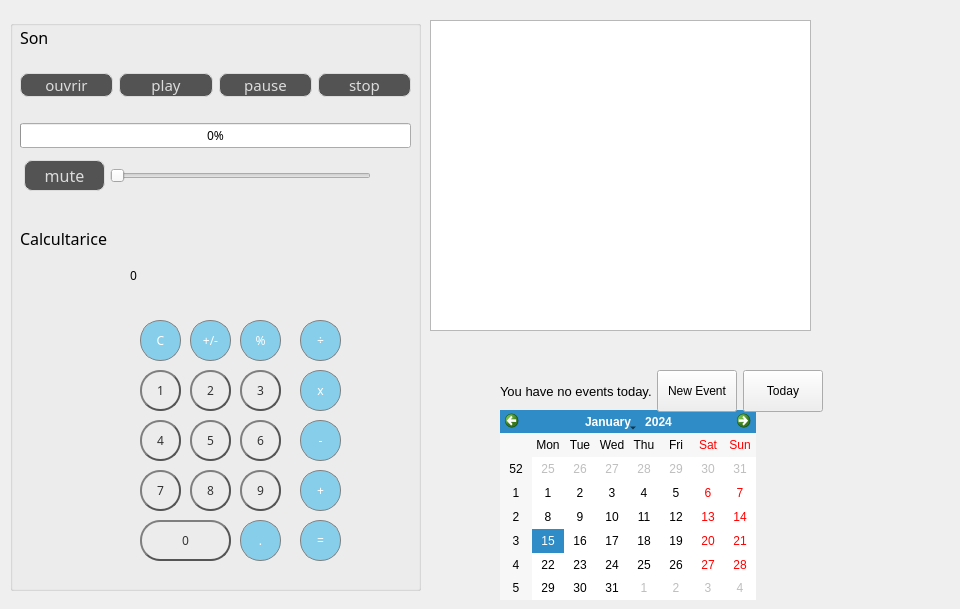
   <widget class="QWidget" name="page">
    <widget class="QGroupBox" name="groupBox_5">
     <property name="geometry">
      <rect>
       <x>10</x>
       <y>20</y>
       <width>411</width>
       <height>571</height>
      </rect>
     </property>
     <property name="title">
      <string/>
     </property>
     <widget class="QWidget" name="layoutWidget">
      <property name="geometry">
       <rect>
        <x>10</x>
        <y>30</y>
        <width>391</width>
        <height>71</height>
       </rect>
      </property>
      <layout class="QHBoxLayout" name="horizontalLayout_159">
       <item>
        <widget class="QPushButton" name="ouvrir_media">
         <property name="font">
          <font>
           <family>Segoe Print</family>
           <pointsize>11</pointsize>
           <weight>50</weight>
           <bold>false</bold>
          </font>
         </property>
         <property name="styleSheet">
          <string notr="true">QPushButton {
color: #dcdcdc;
background:#535353;
border: none;

border: 1px solid #DCDCDC;
border-radius: 8px;
width:60px;
}
QPushButton:hover {
color:#fff;
background: #87CEEB;
border: none;
}
</string>
         </property>
         <property name="text">
          <string>ouvrir</string>
         </property>
        </widget>
       </item>
       <item>
        <widget class="QPushButton" name="play_media">
         <property name="font">
          <font>
           <family>Segoe Print</family>
           <pointsize>11</pointsize>
           <weight>50</weight>
           <bold>false</bold>
          </font>
         </property>
         <property name="styleSheet">
          <string notr="true">QPushButton {
color: #dcdcdc;
background:#535353;
border: none;

border: 1px solid #DCDCDC;
border-radius: 8px;
}
QPushButton:hover {
color:#fff;
background: #87CEEB;
border: none;
}</string>
         </property>
         <property name="text">
          <string>play</string>
         </property>
        </widget>
       </item>
       <item>
        <widget class="QPushButton" name="pause_media">
         <property name="font">
          <font>
           <family>Segoe Print</family>
           <pointsize>11</pointsize>
           <weight>50</weight>
           <bold>false</bold>
          </font>
         </property>
         <property name="styleSheet">
          <string notr="true">QPushButton {
color: #dcdcdc;
background:#535353;
border: none;

border: 1px solid #DCDCDC;
border-radius: 8px;
}
QPushButton:hover {
color:#fff;
background: #87CEEB;
border: none;
}</string>
         </property>
         <property name="text">
          <string>pause</string>
         </property>
        </widget>
       </item>
       <item>
        <widget class="QPushButton" name="stop_media">
         <property name="font">
          <font>
           <family>Segoe Print</family>
           <pointsize>11</pointsize>
           <weight>50</weight>
           <bold>false</bold>
          </font>
         </property>
         <property name="styleSheet">
          <string notr="true">QPushButton {
color: #dcdcdc;
background:#535353;
border: none;

border: 1px solid #DCDCDC;
border-radius: 8px;
}
QPushButton:hover {
color:#fff;
background: #87CEEB;
border: none;
}</string>
         </property>
         <property name="text">
          <string>stop</string>
         </property>
        </widget>
       </item>
      </layout>
     </widget>
     <widget class="QLabel" name="label_29">
      <property name="geometry">
       <rect>
        <x>10</x>
        <y>10</y>
        <width>47</width>
        <height>14</height>
       </rect>
      </property>
      <property name="font">
       <font>
        <family>Segoe Print</family>
        <pointsize>12</pointsize>
        <weight>50</weight>
        <bold>false</bold>
       </font>
      </property>
      <property name="text">
       <string>Son</string>
      </property>
     </widget>
     <widget class="QWidget" name="verticalLayoutWidget">
      <property name="geometry">
       <rect>
        <x>10</x>
        <y>100</y>
        <width>391</width>
        <height>31</height>
       </rect>
      </property>
      <layout class="QVBoxLayout" name="verticalLayout">
       <item>
        <widget class="QProgressBar" name="avancement_media">
         <property name="font">
          <font>
           <family>Segoe Print</family>
          </font>
         </property>
         <property name="value">
          <number>0</number>
         </property>
        </widget>
       </item>
      </layout>
     </widget>
     <widget class="QPushButton" name="mute_media">
      <property name="geometry">
       <rect>
        <x>14</x>
        <y>140</y>
        <width>81</width>
        <height>31</height>
       </rect>
      </property>
      <property name="font">
       <font>
        <family>Segoe Print</family>
        <pointsize>12</pointsize>
        <weight>50</weight>
        <bold>false</bold>
       </font>
      </property>
      <property name="styleSheet">
       <string notr="true">QPushButton {
color: #dcdcdc;
background:#535353;
border: none;

border: 1px solid #DCDCDC;
border-radius: 8px;
}
QPushButton:hover {
color:#fff;
background: #87CEEB;
border: none;
}</string>
      </property>
      <property name="text">
       <string>mute</string>
      </property>
     </widget>
     <widget class="QSlider" name="volume_media">
      <property name="geometry">
       <rect>
        <x>100</x>
        <y>140</y>
        <width>261</width>
        <height>31</height>
       </rect>
      </property>
      <property name="styleSheet">
       <string notr="true"/>
      </property>
      <property name="orientation">
       <enum>Qt::Horizontal</enum>
      </property>
     </widget>
     <widget class="QLabel" name="label_54">
      <property name="geometry">
       <rect>
        <x>10</x>
        <y>210</y>
        <width>101</width>
        <height>16</height>
       </rect>
      </property>
      <property name="font">
       <font>
        <family>Segoe Print</family>
        <pointsize>12</pointsize>
       </font>
      </property>
      <property name="text">
       <string>Calcultarice</string>
      </property>
     </widget>
     <widget class="QPushButton" name="pushButton_7">
      <property name="geometry">
       <rect>
        <x>130</x>
        <y>450</y>
        <width>41</width>
        <height>41</height>
       </rect>
      </property>
      <property name="font">
       <font>
        <family>Segoe Print</family>
       </font>
      </property>
      <property name="styleSheet">
       <string notr="true">QPushButton {
color: #333;
border: 2px solid #555;
border-radius: 20px;
border-style: outset;
background: qradialgradient(
cx: 0.3, cy: -0.4, fx: 0.3, fy: -0.4,
radius: 1.35, stop: 0 #fff, stop: 1 #888
);
padding: 5px;
}

QPushButton:hover {
background: qradialgradient(
cx: 0.3, cy: -0.4, fx: 0.3, fy: -0.4,
radius: 1.35, stop: 0 #fff, stop: 1 #bbb
);
}

QPushButton:pressed {
border-style: inset;
background: qradialgradient(
cx: 0.4, cy: -0.1, fx: 0.4, fy: -0.1,
radius: 1.35, stop: 0 #fff, stop: 1 #ddd
);
}</string>
      </property>
      <property name="text">
       <string>7</string>
      </property>
     </widget>
     <widget class="QPushButton" name="pushButton_3">
      <property name="geometry">
       <rect>
        <x>230</x>
        <y>350</y>
        <width>41</width>
        <height>41</height>
       </rect>
      </property>
      <property name="font">
       <font>
        <family>Segoe Print</family>
       </font>
      </property>
      <property name="styleSheet">
       <string notr="true">QPushButton {
color: #333;
border: 2px solid #555;
border-radius: 20px;
border-style: outset;
background: qradialgradient(
cx: 0.3, cy: -0.4, fx: 0.3, fy: -0.4,
radius: 1.35, stop: 0 #fff, stop: 1 #888
);
padding: 5px;
}

QPushButton:hover {
background: qradialgradient(
cx: 0.3, cy: -0.4, fx: 0.3, fy: -0.4,
radius: 1.35, stop: 0 #fff, stop: 1 #bbb
);
}

QPushButton:pressed {
border-style: inset;
background: qradialgradient(
cx: 0.4, cy: -0.1, fx: 0.4, fy: -0.1,
radius: 1.35, stop: 0 #fff, stop: 1 #ddd
);
}</string>
      </property>
      <property name="text">
       <string>3</string>
      </property>
     </widget>
     <widget class="QPushButton" name="pushButton_minus">
      <property name="geometry">
       <rect>
        <x>290</x>
        <y>400</y>
        <width>41</width>
        <height>41</height>
       </rect>
      </property>
      <property name="font">
       <font>
        <family>Segoe Print</family>
       </font>
      </property>
      <property name="styleSheet">
       <string notr="true">/* (Clear,+/-,%,. buttons) Unary Operations Buttons Stylesheet */

QPushButton {
  background-color: rgb(215, 215, 215);
  border: 2px solid #555;
border-radius: 20px;
border-style: outset;
}
QPushButton:pressed {
    background-color: qlineargradient(x1: 0, y1: 0, x2: 0, y2: 1,
                                      stop: 0 #BEBEBE, stop: 1 #D7D7D7);
}
/* End Unary Operations Buttons Stylesheet */

/* (Orange buttons) Operations Buttons Stylesheet */
QPushButton {
  background-color:#87CEEB;
  color: white; 
  border: 1px solid gray;
}

QPushButton:pressed {
    background-color: qlineargradient(x1: 0, y1: 0, x2: 0, y2: 1,
                                      stop: 0 #FF7832, stop: 1 #FF9739);
}
</string>
      </property>
      <property name="text">
       <string>-</string>
      </property>
     </widget>
     <widget class="QPushButton" name="pushButton_4">
      <property name="geometry">
       <rect>
        <x>130</x>
        <y>400</y>
        <width>41</width>
        <height>41</height>
       </rect>
      </property>
      <property name="font">
       <font>
        <family>Segoe Print</family>
       </font>
      </property>
      <property name="styleSheet">
       <string notr="true">QPushButton {
color: #333;
border: 2px solid #555;
border-radius: 20px;
border-style: outset;
background: qradialgradient(
cx: 0.3, cy: -0.4, fx: 0.3, fy: -0.4,
radius: 1.35, stop: 0 #fff, stop: 1 #888
);
padding: 5px;
}

QPushButton:hover {
background: qradialgradient(
cx: 0.3, cy: -0.4, fx: 0.3, fy: -0.4,
radius: 1.35, stop: 0 #fff, stop: 1 #bbb
);
}

QPushButton:pressed {
border-style: inset;
background: qradialgradient(
cx: 0.4, cy: -0.1, fx: 0.4, fy: -0.1,
radius: 1.35, stop: 0 #fff, stop: 1 #ddd
);
}</string>
      </property>
      <property name="text">
       <string>4</string>
      </property>
     </widget>
     <widget class="QPushButton" name="pushButton_dot">
      <property name="geometry">
       <rect>
        <x>230</x>
        <y>500</y>
        <width>41</width>
        <height>41</height>
       </rect>
      </property>
      <property name="font">
       <font>
        <family>Segoe Print</family>
       </font>
      </property>
      <property name="styleSheet">
       <string notr="true">/* (Clear,+/-,%,. buttons) Unary Operations Buttons Stylesheet */

QPushButton {
  background-color: rgb(215, 215, 215);
  border: 2px solid #555;
border-radius: 20px;
border-style: outset;
}
QPushButton:pressed {
    background-color: qlineargradient(x1: 0, y1: 0, x2: 0, y2: 1,
                                      stop: 0 #BEBEBE, stop: 1 #D7D7D7);
}
/* End Unary Operations Buttons Stylesheet */

/* (Orange buttons) Operations Buttons Stylesheet */
QPushButton {
  background-color:#87CEEB;
  color: white; 
  border: 1px solid gray;
}

QPushButton:pressed {
    background-color: qlineargradient(x1: 0, y1: 0, x2: 0, y2: 1,
                                      stop: 0 #FF7832, stop: 1 #FF9739);
}
</string>
      </property>
      <property name="text">
       <string>.</string>
      </property>
     </widget>
     <widget class="QPushButton" name="pushButton_0">
      <property name="geometry">
       <rect>
        <x>130</x>
        <y>500</y>
        <width>91</width>
        <height>41</height>
       </rect>
      </property>
      <property name="font">
       <font>
        <family>Segoe Print</family>
       </font>
      </property>
      <property name="styleSheet">
       <string notr="true">QPushButton {
color: #333;
border: 2px solid #555;
border-radius: 20px;
border-style: outset;
background: qradialgradient(
cx: 0.3, cy: -0.4, fx: 0.3, fy: -0.4,
radius: 1.35, stop: 0 #fff, stop: 1 #888
);
padding: 5px;
}

QPushButton:hover {
background: qradialgradient(
cx: 0.3, cy: -0.4, fx: 0.3, fy: -0.4,
radius: 1.35, stop: 0 #fff, stop: 1 #bbb
);
}

QPushButton:pressed {
border-style: inset;
background: qradialgradient(
cx: 0.4, cy: -0.1, fx: 0.4, fy: -0.1,
radius: 1.35, stop: 0 #fff, stop: 1 #ddd
);
}</string>
      </property>
      <property name="text">
       <string>0</string>
      </property>
     </widget>
     <widget class="QPushButton" name="pushButton_equals">
      <property name="geometry">
       <rect>
        <x>290</x>
        <y>500</y>
        <width>41</width>
        <height>41</height>
       </rect>
      </property>
      <property name="font">
       <font>
        <family>Segoe Print</family>
       </font>
      </property>
      <property name="styleSheet">
       <string notr="true">/* (Clear,+/-,%,. buttons) Unary Operations Buttons Stylesheet */

QPushButton {
  background-color: rgb(215, 215, 215);
  border: 2px solid #555;
border-radius: 20px;
border-style: outset;
}
QPushButton:pressed {
    background-color: qlineargradient(x1: 0, y1: 0, x2: 0, y2: 1,
                                      stop: 0 #BEBEBE, stop: 1 #D7D7D7);
}
/* End Unary Operations Buttons Stylesheet */

/* (Orange buttons) Operations Buttons Stylesheet */
QPushButton {
  background-color:#87CEEB;
  color: white; 
  border: 1px solid gray;
}

QPushButton:pressed {
    background-color: qlineargradient(x1: 0, y1: 0, x2: 0, y2: 1,
                                      stop: 0 #FF7832, stop: 1 #FF9739);
}
</string>
      </property>
      <property name="text">
       <string>=</string>
      </property>
     </widget>
     <widget class="QPushButton" name="pushButton_multiply">
      <property name="geometry">
       <rect>
        <x>290</x>
        <y>350</y>
        <width>41</width>
        <height>41</height>
       </rect>
      </property>
      <property name="font">
       <font>
        <family>Segoe Print</family>
       </font>
      </property>
      <property name="styleSheet">
       <string notr="true">/* (Clear,+/-,%,. buttons) Unary Operations Buttons Stylesheet */

QPushButton {
  background-color: rgb(215, 215, 215);
  border: 2px solid #555;
border-radius: 20px;
border-style: outset;
}
QPushButton:pressed {
    background-color: qlineargradient(x1: 0, y1: 0, x2: 0, y2: 1,
                                      stop: 0 #BEBEBE, stop: 1 #D7D7D7);
}
/* End Unary Operations Buttons Stylesheet */

/* (Orange buttons) Operations Buttons Stylesheet */
QPushButton {
  background-color:#87CEEB;
  color: white; 
  border: 1px solid gray;
}

QPushButton:pressed {
    background-color: qlineargradient(x1: 0, y1: 0, x2: 0, y2: 1,
                                      stop: 0 #FF7832, stop: 1 #FF9739);
}
</string>
      </property>
      <property name="text">
       <string>x</string>
      </property>
     </widget>
     <widget class="QPushButton" name="pushButton_add">
      <property name="geometry">
       <rect>
        <x>290</x>
        <y>450</y>
        <width>41</width>
        <height>41</height>
       </rect>
      </property>
      <property name="font">
       <font>
        <family>Segoe Print</family>
       </font>
      </property>
      <property name="styleSheet">
       <string notr="true">/* (Clear,+/-,%,. buttons) Unary Operations Buttons Stylesheet */

QPushButton {
  background-color: rgb(215, 215, 215);
  border: 2px solid #555;
border-radius: 20px;
border-style: outset;
}
QPushButton:pressed {
    background-color: qlineargradient(x1: 0, y1: 0, x2: 0, y2: 1,
                                      stop: 0 #BEBEBE, stop: 1 #D7D7D7);
}
/* End Unary Operations Buttons Stylesheet */

/* (Orange buttons) Operations Buttons Stylesheet */
QPushButton {
  background-color: #87CEEB;
  color: white; 
  border: 1px solid gray;
}

QPushButton:pressed {
    background-color: qlineargradient(x1: 0, y1: 0, x2: 0, y2: 1,
                                      stop: 0 #FF7832, stop: 1 #FF9739);
}
</string>
      </property>
      <property name="text">
       <string>+</string>
      </property>
     </widget>
     <widget class="QPushButton" name="pushButton_5">
      <property name="geometry">
       <rect>
        <x>180</x>
        <y>400</y>
        <width>41</width>
        <height>41</height>
       </rect>
      </property>
      <property name="font">
       <font>
        <family>Segoe Print</family>
       </font>
      </property>
      <property name="styleSheet">
       <string notr="true">QPushButton {
color: #333;
border: 2px solid #555;
border-radius: 20px;
border-style: outset;
background: qradialgradient(
cx: 0.3, cy: -0.4, fx: 0.3, fy: -0.4,
radius: 1.35, stop: 0 #fff, stop: 1 #888
);
padding: 5px;
}

QPushButton:hover {
background: qradialgradient(
cx: 0.3, cy: -0.4, fx: 0.3, fy: -0.4,
radius: 1.35, stop: 0 #fff, stop: 1 #bbb
);
}

QPushButton:pressed {
border-style: inset;
background: qradialgradient(
cx: 0.4, cy: -0.1, fx: 0.4, fy: -0.1,
radius: 1.35, stop: 0 #fff, stop: 1 #ddd
);
}</string>
      </property>
      <property name="text">
       <string>5</string>
      </property>
     </widget>
     <widget class="QPushButton" name="pushButton_6">
      <property name="geometry">
       <rect>
        <x>230</x>
        <y>400</y>
        <width>41</width>
        <height>41</height>
       </rect>
      </property>
      <property name="font">
       <font>
        <family>Segoe Print</family>
       </font>
      </property>
      <property name="styleSheet">
       <string notr="true">QPushButton {
color: #333;
border: 2px solid #555;
border-radius: 20px;
border-style: outset;
background: qradialgradient(
cx: 0.3, cy: -0.4, fx: 0.3, fy: -0.4,
radius: 1.35, stop: 0 #fff, stop: 1 #888
);
padding: 5px;
}

QPushButton:hover {
background: qradialgradient(
cx: 0.3, cy: -0.4, fx: 0.3, fy: -0.4,
radius: 1.35, stop: 0 #fff, stop: 1 #bbb
);
}

QPushButton:pressed {
border-style: inset;
background: qradialgradient(
cx: 0.4, cy: -0.1, fx: 0.4, fy: -0.1,
radius: 1.35, stop: 0 #fff, stop: 1 #ddd
);
}
</string>
      </property>
      <property name="text">
       <string>6</string>
      </property>
     </widget>
     <widget class="QPushButton" name="pushButton_2">
      <property name="geometry">
       <rect>
        <x>180</x>
        <y>350</y>
        <width>41</width>
        <height>41</height>
       </rect>
      </property>
      <property name="font">
       <font>
        <family>Segoe Print</family>
       </font>
      </property>
      <property name="styleSheet">
       <string notr="true">QPushButton {
color: #333;
border: 2px solid #555;
border-radius: 20px;
border-style: outset;
background: qradialgradient(
cx: 0.3, cy: -0.4, fx: 0.3, fy: -0.4,
radius: 1.35, stop: 0 #fff, stop: 1 #888
);
padding: 5px;
}

QPushButton:hover {
background: qradialgradient(
cx: 0.3, cy: -0.4, fx: 0.3, fy: -0.4,
radius: 1.35, stop: 0 #fff, stop: 1 #bbb
);
}

QPushButton:pressed {
border-style: inset;
background: qradialgradient(
cx: 0.4, cy: -0.1, fx: 0.4, fy: -0.1,
radius: 1.35, stop: 0 #fff, stop: 1 #ddd
);
}</string>
      </property>
      <property name="text">
       <string>2</string>
      </property>
     </widget>
     <widget class="QPushButton" name="pushButton_8">
      <property name="geometry">
       <rect>
        <x>180</x>
        <y>450</y>
        <width>41</width>
        <height>41</height>
       </rect>
      </property>
      <property name="font">
       <font>
        <family>Segoe Print</family>
       </font>
      </property>
      <property name="styleSheet">
       <string notr="true">QPushButton {
color: #333;
border: 2px solid #555;
border-radius: 20px;
border-style: outset;
background: qradialgradient(
cx: 0.3, cy: -0.4, fx: 0.3, fy: -0.4,
radius: 1.35, stop: 0 #fff, stop: 1 #888
);
padding: 5px;
}

QPushButton:hover {
background: qradialgradient(
cx: 0.3, cy: -0.4, fx: 0.3, fy: -0.4,
radius: 1.35, stop: 0 #fff, stop: 1 #bbb
);
}

QPushButton:pressed {
border-style: inset;
background: qradialgradient(
cx: 0.4, cy: -0.1, fx: 0.4, fy: -0.1,
radius: 1.35, stop: 0 #fff, stop: 1 #ddd
);
}</string>
      </property>
      <property name="text">
       <string>8</string>
      </property>
     </widget>
     <widget class="QPushButton" name="pushButton_clear">
      <property name="geometry">
       <rect>
        <x>130</x>
        <y>300</y>
        <width>41</width>
        <height>41</height>
       </rect>
      </property>
      <property name="font">
       <font>
        <family>Segoe Print</family>
       </font>
      </property>
      <property name="styleSheet">
       <string notr="true">/* (Clear,+/-,%,. buttons) Unary Operations Buttons Stylesheet */

QPushButton {
  background-color: #87CEEB;
  border: 2px solid #555;
border-radius: 20px;
border-style: outset;
}
QPushButton:pressed {
    background-color: #87CEEB;
}
/* End Unary Operations Buttons Stylesheet */

/* (Orange buttons) Operations Buttons Stylesheet */
QPushButton {
  background-color: #87CEEB;
  color: white; 
  border: 1px solid gray;
}

QPushButton:pressed {
    background-color: qlineargradient(x1: 0, y1: 0, x2: 0, y2: 1,
                                      stop: 0 #FF7832, stop: 1 #FF9739);
}
</string>
      </property>
      <property name="text">
       <string>C</string>
      </property>
     </widget>
     <widget class="QPushButton" name="pushButton_9">
      <property name="geometry">
       <rect>
        <x>230</x>
        <y>450</y>
        <width>41</width>
        <height>41</height>
       </rect>
      </property>
      <property name="font">
       <font>
        <family>Segoe Print</family>
       </font>
      </property>
      <property name="styleSheet">
       <string notr="true">QPushButton {
color: #333;
border: 2px solid #555;
border-radius: 20px;
border-style: outset;
background: qradialgradient(
cx: 0.3, cy: -0.4, fx: 0.3, fy: -0.4,
radius: 1.35, stop: 0 #fff, stop: 1 #888
);
padding: 5px;
}

QPushButton:hover {
background: qradialgradient(
cx: 0.3, cy: -0.4, fx: 0.3, fy: -0.4,
radius: 1.35, stop: 0 #fff, stop: 1 #bbb
);
}

QPushButton:pressed {
border-style: inset;
background: qradialgradient(
cx: 0.4, cy: -0.1, fx: 0.4, fy: -0.1,
radius: 1.35, stop: 0 #fff, stop: 1 #ddd
);
}
</string>
      </property>
      <property name="text">
       <string>9</string>
      </property>
     </widget>
     <widget class="QPushButton" name="pushButton_divide">
      <property name="geometry">
       <rect>
        <x>290</x>
        <y>300</y>
        <width>41</width>
        <height>41</height>
       </rect>
      </property>
      <property name="font">
       <font>
        <family>Segoe Print</family>
       </font>
      </property>
      <property name="styleSheet">
       <string notr="true">/* (Clear,+/-,%,. buttons) Unary Operations Buttons Stylesheet */

QPushButton {
  background-color: rgb(215, 215, 215);
  border: 2px solid #555;
border-radius: 20px;
border-style: outset;
}
QPushButton:pressed {
    background-color: qlineargradient(x1: 0, y1: 0, x2: 0, y2: 1,
                                      stop: 0 #BEBEBE, stop: 1 #D7D7D7);
}
/* End Unary Operations Buttons Stylesheet */

/* (Orange buttons) Operations Buttons Stylesheet */
QPushButton {
  background-color: #87CEEB;
  color: white; 
  border: 1px solid gray;
}

QPushButton:pressed {
    background-color: qlineargradient(x1: 0, y1: 0, x2: 0, y2: 1,
                                      stop: 0 #FF7832, stop: 1 #FF9739);
}
</string>
      </property>
      <property name="text">
       <string>÷</string>
      </property>
     </widget>
     <widget class="QPushButton" name="pushButton_1">
      <property name="geometry">
       <rect>
        <x>130</x>
        <y>350</y>
        <width>41</width>
        <height>41</height>
       </rect>
      </property>
      <property name="font">
       <font>
        <family>Segoe Print</family>
       </font>
      </property>
      <property name="styleSheet">
       <string notr="true">QPushButton {
color: #333;
border: 2px solid #555;
border-radius: 20px;
border-style: outset;
background: qradialgradient(
cx: 0.3, cy: -0.4, fx: 0.3, fy: -0.4,
radius: 1.35, stop: 0 #fff, stop: 1 #888
);
padding: 5px;
}

QPushButton:hover {
background: qradialgradient(
cx: 0.3, cy: -0.4, fx: 0.3, fy: -0.4,
radius: 1.35, stop: 0 #fff, stop: 1 #bbb
);
}

QPushButton:pressed {
border-style: inset;
background: qradialgradient(
cx: 0.4, cy: -0.1, fx: 0.4, fy: -0.1,
radius: 1.35, stop: 0 #fff, stop: 1 #ddd
);
}</string>
      </property>
      <property name="text">
       <string>1</string>
      </property>
     </widget>
     <widget class="QPushButton" name="pushButton_plusMinus">
      <property name="geometry">
       <rect>
        <x>180</x>
        <y>300</y>
        <width>41</width>
        <height>41</height>
       </rect>
      </property>
      <property name="font">
       <font>
        <family>Segoe Print</family>
       </font>
      </property>
      <property name="styleSheet">
       <string notr="true">/* (Clear,+/-,%,. buttons) Unary Operations Buttons Stylesheet */

QPushButton {
  background-color: #87CEEB;
  border: 2px solid #555;
border-radius: 20px;
border-style: outset;
}
QPushButton:pressed {
    background-color: qlineargradient(x1: 0, y1: 0, x2: 0, y2: 1,
                                      stop: 0 #BEBEBE, stop: 1 #D7D7D7);
}
/* End Unary Operations Buttons Stylesheet */

/* (Orange buttons) Operations Buttons Stylesheet */
QPushButton {
  background-color: #87CEEB;
  color: white; 
  border: 1px solid gray;
}

QPushButton:pressed {
    background-color: qlineargradient(x1: 0, y1: 0, x2: 0, y2: 1,
                                      stop: 0 #FF7832, stop: 1 #FF9739);
}
</string>
      </property>
      <property name="text">
       <string>+/-</string>
      </property>
     </widget>
     <widget class="QPushButton" name="pushButton_percent">
      <property name="geometry">
       <rect>
        <x>230</x>
        <y>300</y>
        <width>41</width>
        <height>41</height>
       </rect>
      </property>
      <property name="font">
       <font>
        <family>Segoe Print</family>
       </font>
      </property>
      <property name="styleSheet">
       <string notr="true">/* (Clear,+/-,%,. buttons) Unary Operations Buttons Stylesheet */

QPushButton {
  background-color: rgb(215, 215, 215);
  border: 2px solid #555;
border-radius: 20px;
border-style: outset;
}
QPushButton:pressed {
    background-color: qlineargradient(x1: 0, y1: 0, x2: 0, y2: 1,
                                      stop: 0 #BEBEBE, stop: 1 #D7D7D7);
}
/* End Unary Operations Buttons Stylesheet */

/* (Orange buttons) Operations Buttons Stylesheet */
QPushButton {
  background-color: #87CEEB;
  color: white; 
  border: 1px solid gray;
}

QPushButton:pressed {
    background-color: qlineargradient(x1: 0, y1: 0, x2: 0, y2: 1,
                                      stop: 0 #FF7832, stop: 1 #FF9739);
}
</string>
      </property>
      <property name="text">
       <string>%</string>
      </property>
     </widget>
     <widget class="QLabel" name="label_19">
      <property name="geometry">
       <rect>
        <x>120</x>
        <y>230</y>
        <width>211</width>
        <height>51</height>
       </rect>
      </property>
      <property name="font">
       <font>
        <family>Segoe Print</family>
       </font>
      </property>
      <property name="styleSheet">
       <string notr="true">/* (Label at top) Label Stylesheet */

QLabel {
  qproperty-alignment: 'AlignVCenter | AlignRight';
  border: 1px solid gray;
}

background-color : white;

/* End Label Stylesheet */</string>
      </property>
      <property name="text">
       <string>0</string>
      </property>
     </widget>
    </widget>
    <widget class="QTextEdit" name="textEdit">
     <property name="geometry">
      <rect>
       <x>430</x>
       <y>20</y>
       <width>381</width>
       <height>311</height>
      </rect>
     </property>
    </widget>
    <widget class="QWidget" name="layoutWidget_2">
     <property name="geometry">
      <rect>
       <x>820</x>
       <y>20</y>
       <width>131</width>
       <height>350</height>
      </rect>
     </property>
     <layout class="QVBoxLayout" name="verticalLayout_8">
      <property name="spacing">
       <number>2</number>
      </property>
      <item>
       <widget class="QToolButton" name="newfile">
        <property name="styleSheet">
         <string notr="true">


QToolButton {background-image: url(:/Files/icons8-add-file-50.png);
 background-repeat: no-repeat;
background-position: center;
width: 125px; 
	height:30px;
border-radius: 50%;}</string>
        </property>
        <property name="text">
         <string/>
        </property>
       </widget>
      </item>
      <item>
       <widget class="QToolButton" name="savefile">
        <property name="styleSheet">
         <string notr="true">
QToolButton{border-radius: 50%;

background-image: url(:/Files/icons8-save-50.png);
 background-repeat: no-repeat;
background-position: center;
width: 125px; 
	height:30px;}</string>
        </property>
        <property name="text">
         <string/>
        </property>
       </widget>
      </item>
      <item>
       <widget class="QToolButton" name="couper">
        <property name="styleSheet">
         <string notr="true">QToolButton{border-radius: 50%;

background-image: url(:/Files/icons8-cut-50.png);
border-radius: 50%;
 background-repeat: no-repeat;
background-position: center;
width: 125px; 
	height:30px;}</string>
        </property>
        <property name="text">
         <string/>
        </property>
       </widget>
      </item>
      <item>
       <widget class="QToolButton" name="redo">
        <property name="styleSheet">
         <string notr="true">QToolButton{border-radius: 50%;
background-image: url(:/Files/icons8-u-turn-to-left-50.png);
border-radius: 50%;

border-radius: 50%;
 background-repeat: no-repeat;
background-position: center;
width: 125px; 
	height:30px;}
</string>
        </property>
        <property name="text">
         <string/>
        </property>
       </widget>
      </item>
      <item>
       <widget class="QToolButton" name="undo">
        <property name="styleSheet">
         <string notr="true">
QToolButton{border-radius: 50%;
background-image: url(:/Files/icons8-u-turn-to-right-50.png);
border-radius: 50%;
border-radius: 50%;
 background-repeat: no-repeat;
background-position: center;
width: 125px; 
	height:30px;}</string>
        </property>
        <property name="text">
         <string/>
        </property>
       </widget>
      </item>
      <item>
       <widget class="QToolButton" name="copier">
        <property name="styleSheet">
         <string notr="true">

QToolButton{border-radius: 50%;
background-image: url(:/Files/icons8-copy-36.png);



 background-repeat: no-repeat;
background-position: center;
width: 125px; 
	height:30px;}</string>
        </property>
        <property name="text">
         <string/>
        </property>
       </widget>
      </item>
      <item>
       <widget class="QToolButton" name="coller">
        <property name="styleSheet">
         <string notr="true">


QToolButton{border-radius: 50%;
background-image: url(:/Files/icons8-paste-37.png);

 background-repeat: no-repeat;
background-position: center;
width: 125px; 
	height:30px;}</string>
        </property>
        <property name="text">
         <string/>
        </property>
       </widget>
      </item>
      <item>
       <widget class="QToolButton" name="openfile">
        <property name="styleSheet">
         <string notr="true">
QToolButton{background-image: url(:/Files/icons8-upload-50.png);
border-radius: 50%;



 background-repeat: no-repeat;
background-position: center;
width: 125px; 
	height:30px;}</string>
        </property>
        <property name="text">
         <string/>
        </property>
       </widget>
      </item>
      <item>
       <widget class="QToolButton" name="clear">
        <property name="styleSheet">
         <string notr="true">
QToolButton{border-radius: 50%;

background-image: url(:/Files/icons8-delete-bin-50.png);



 background-repeat: no-repeat;
background-position: center;
width: 125px; 
	height:30px;}
</string>
        </property>
        <property name="text">
         <string/>
        </property>
       </widget>
      </item>
      <item>
       <widget class="QToolButton" name="imprimer">
        <property name="styleSheet">
         <string notr="true">

QToolButton{border-radius: 50%;
background-image: url(:/Files/icons8-print-50 (1).png);



 background-repeat: no-repeat;
background-position: center;
width: 125px; 
	height:30px;}</string>
        </property>
        <property name="text">
         <string/>
        </property>
       </widget>
      </item>
     </layout>
    </widget>
    <widget class="QCalendarWidget" name="calendarWidget">
     <property name="geometry">
      <rect>
       <x>500</x>
       <y>410</y>
       <width>256</width>
       <height>190</height>
      </rect>
     </property>
    </widget>
    <widget class="QWidget" name="layoutWidget_3">
     <property name="geometry">
      <rect>
       <x>500</x>
       <y>370</y>
       <width>323</width>
       <height>42</height>
      </rect>
     </property>
     <layout class="QHBoxLayout" name="topbarLayout">
      <item>
       <widget class="QLabel" name="dayEventsLabel">
        <property name="font">
         <font>
          <pointsize>10</pointsize>
         </font>
        </property>
        <property name="text">
         <string>You have no events today.</string>
        </property>
       </widget>
      </item>
      <item>
       <spacer name="topbarSpacer">
        <property name="orientation">
         <enum>Qt::Horizontal</enum>
        </property>
        <property name="sizeHint" stdset="0">
         <size>
          <width>40</width>
          <height>40</height>
         </size>
        </property>
       </spacer>
      </item>
      <item>
       <widget class="QPushButton" name="newEventButton">
        <property name="sizePolicy">
         <sizepolicy hsizetype="Minimum" vsizetype="Preferred">
          <horstretch>0</horstretch>
          <verstretch>0</verstretch>
         </sizepolicy>
        </property>
        <property name="text">
         <string>New Event</string>
        </property>
       </widget>
      </item>
      <item>
       <widget class="QPushButton" name="todayButton">
        <property name="sizePolicy">
         <sizepolicy hsizetype="Minimum" vsizetype="Preferred">
          <horstretch>0</horstretch>
          <verstretch>0</verstretch>
         </sizepolicy>
        </property>
        <property name="text">
         <string>Today</string>
        </property>
        <property name="flat">
         <bool>false</bool>
        </property>
       </widget>
      </item>
     </layout>
    </widget>
   </widget>
